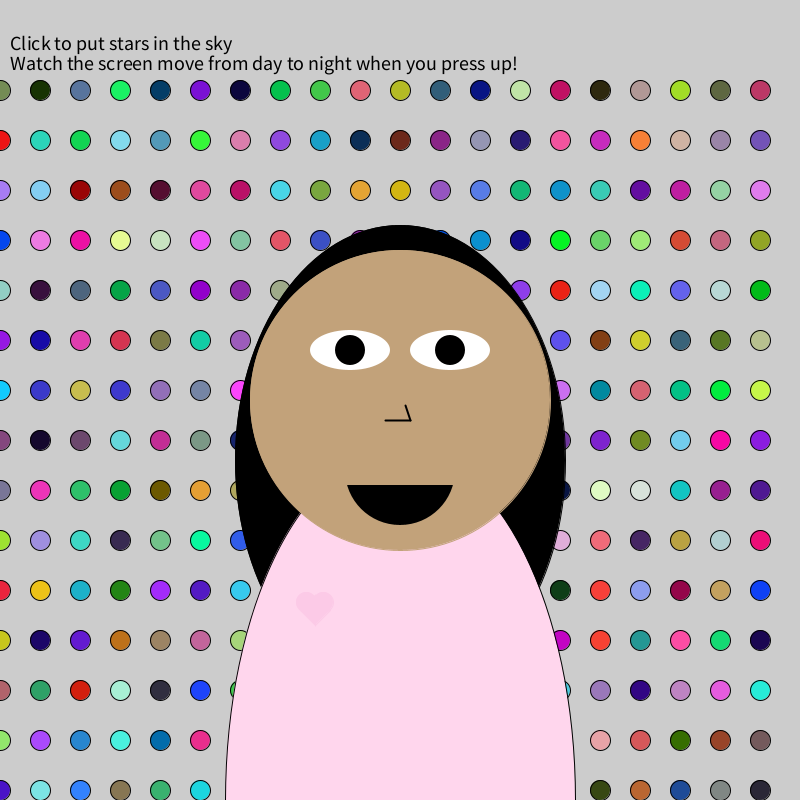
Frame 1 (no input)
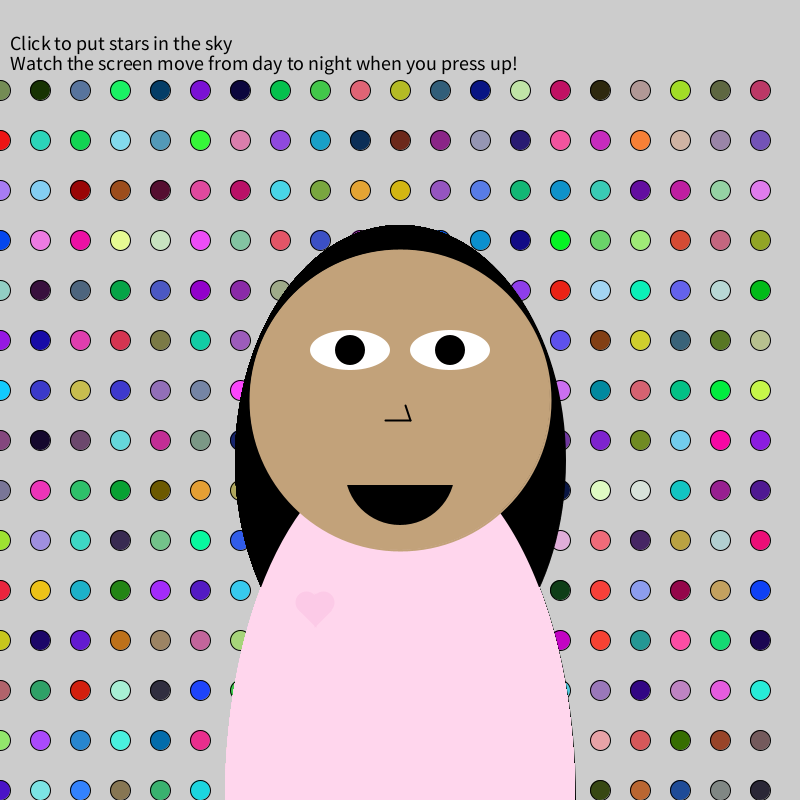
Frame 60 (the mouse pressed at the canvas centre just before this capture)
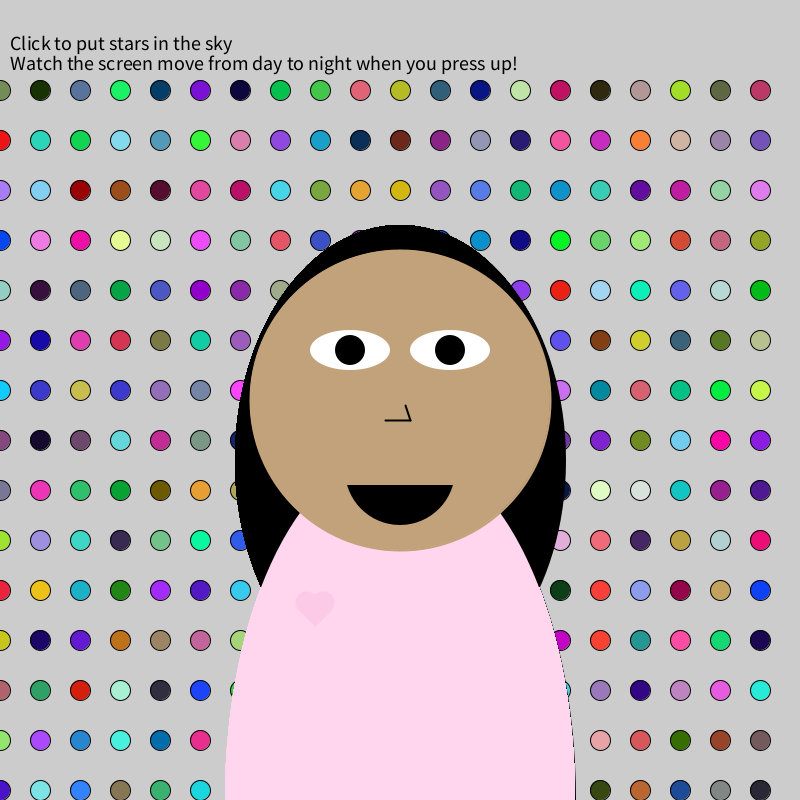
Frame 120 (the mouse held since frame 60 and released just before this capture)

The Processing sketch that drew these frames (run headless with seeded random() and noise(); from frame 60 on, the mouse is pressed at the canvas centre):

// Processing sketch: aneesha
// ── aneesha.pde
int sunX = 100;
boolean Daytime = true;
color MyColor = color(random(150), random(200), random(255));
color MyColor2 = color(random(150), random(200), random(255));
void setup() {
  size(800, 800);
  // background with multiple circles
  for (int Y = 90; Y < height; Y = Y +50) {
    for (int X = 0; X < width; X = X +40) {
      fill(random(255), random(255), random(255));
      circle(X, Y, 20);
    }
  }
  fill(0);
  textSize(20);
  text("Click to put stars in the sky", 10, 50);
  text("Watch the screen move from day to night when you press up!", 10, 70);
}

void face() {
  stroke(194, 162, 122);
  fill(194, 162, 122);
  circle(400, 400, 300);
  // eyes
  noStroke();
  fill(255);
  ellipse(350, 350, 80, 40);
  ellipse(450, 350, 80, 40);
  //pupils
  fill(0);
  circle(350, 350, 30);
  circle(450, 350, 30);
  // mouth
  fill(0);
  circle(400, 470, 110);
  fill(194, 162, 122);
  square(340, 370, 115);
  // nose
  strokeWeight(2);
  stroke(0, 0, 0);
  line(385, 420, 410, 420);
  line(410, 420, 405, 405);
  noStroke();
}


void body() {
  fill(255, 214, 237);
  ellipse(400, 800, 350, 700);
  fill(252, 202, 231);
  stroke(252, 202, 231);
  // heart
  triangle(315, 625, 315, 595, 330, 610);
  triangle(315, 625, 315, 595, 300, 610);
  circle(306, 602, 20);
  circle(323, 602, 20);
}

void hair() {
  fill(0);
  ellipse(400, 460, 330, 470);
}
// Random shapes in background
void mousePressed() {
  float click_shape =  random(0, 1);
  if (click_shape > 0.5) {
    fill(MyColor);
    square(mouseX, mouseY, 10);
  } else {
    fill(MyColor2);
    circle(mouseX, mouseY, 10);
  }
}
// changes the value of daytime
void keyPressed() {
  if (keyCode == UP) {
    Daytime = !Daytime;
  }
  // The Background for when it is "Day"
  if (Daytime) {
    background(184, 216, 255);
    fill(255);
    textSize(20);
    text("Click to put stars in the sky!", 10, 50);
    text("Watch the screen move from day to night when you press up!", 10, 70);
  }
  // The Background for when it is "night"
  else {
    background(0, 6, 122);
    fill(255);
    textSize(20);
    text("Click to put stars in the sky", 10, 50);
    text("Watch the screen move from day to night when you press up!", 10, 70);
  }

  // draw sun
  if (Daytime) {
    fill(255, 215, 54);
    circle(sunX, 150, 120);
  }

  // draw moon
  if (!Daytime) {
    fill(240);
    circle(650, 150, 120);
    fill(0, 6, 122);
    circle(670, 120, 120);
  }
}


void draw() {
  hair();
  body();
  face();
}
